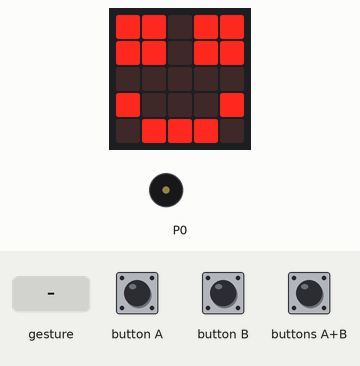
Bench run of a program on a simulated BBC micro:bit (MakeCode). On the bench: the board's 5×5 LED display, buzzer (waves = sounding). The inputs (shaded band) are chosen by the test bench. A tilt is held for 1.5 s and a shake lasts 1 s, then the board lies face up again; the 48×5 strip is a reading aid, not a part: it shows the text the display is scrolling, unrolled, one strip-width of it at a time.

Above: at 6.2 s.
6.3 s: button A pressed for 0.15 s
At 6.92 s:
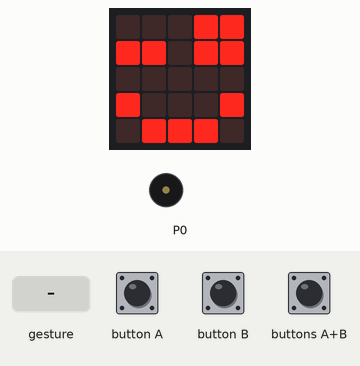
8.6 s: button B pressed for 0.15 s
At 8.98 s:
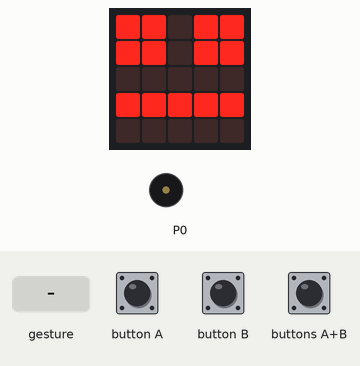
10.6 s: buttons A+B pressed for 0.15 s
At 11.04 s:
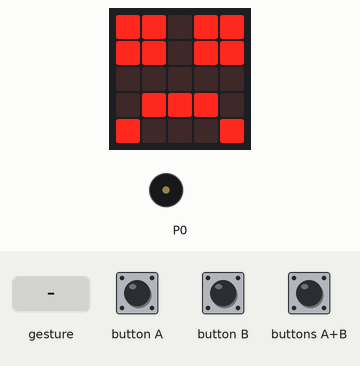
12.7 s: gesture 'tilt right'
At 13.1 s:
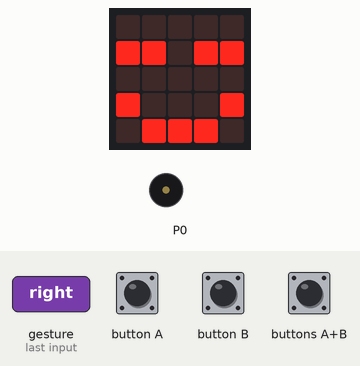
14.8 s: gesture 'tilt left'
At 15.16 s:
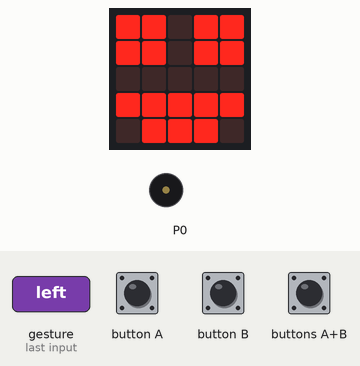
Timing chart, 0 to 17.8 s (numbered marks = the images above; inputs shaded):
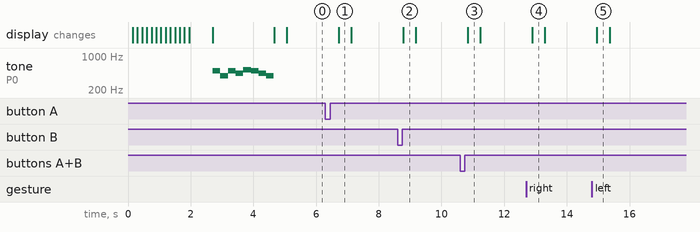

The program:

main.ts
```typescript
input.onGesture(Gesture.TiltRight, function () {
    basic.showLeds(`
        . . . . .
        # # . # #
        . . . . .
        # . . . #
        . # # # .
        `)
})
input.onButtonPressed(Button.A, function () {
    basic.showLeds(`
        . . . # #
        # # . # #
        . . . . .
        # . . . #
        . # # # .
        `)
})
input.onGesture(Gesture.TiltLeft, function () {
    basic.showLeds(`
        # # . # #
        # # . # #
        . . . . .
        # # # # #
        . # # # .
        `)
})
input.onButtonPressed(Button.AB, function () {
    basic.showLeds(`
        # # . # #
        # # . # #
        . . . . .
        . # # # .
        # . . . #
        `)
})
input.onButtonPressed(Button.B, function () {
    basic.showLeds(`
        # # . # #
        # # . # #
        . . . . .
        # # # # #
        . . . . .
        `)
})
basic.showString("Hi")
music.playMelody("B G B A C5 B A G ", 250)
basic.showLeds(`
    # # # # #
    # # # # #
    # # # # #
    # # # # #
    # # # # #
    `)
basic.forever(function () {
    basic.showLeds(`
        # # . # #
        # # . # #
        . . . . .
        # . . . #
        . # # # .
        `)
})
```

test.ts
```typescript
// Hier kann man Tests durchführen; diese Datei wird nicht kompiliert, wenn dieses Paket als Erweiterung verwendet wird.
```

Measured:
- after the input at 6.3 s, the display: changes after 0.42 s (image 1)
- after the input at 8.6 s, the display: changes after 0.18 s (image 2)
- after the input at 10.6 s, the display: changes after 0.24 s (image 3)
- after the input at 12.7 s, the display: changes after 0.20 s (image 4)
- after the input at 14.8 s, the display: changes after 0.16 s (image 5)
- what the display in image 1 shows lasts 0.4 s, from 6.7 s to 7.1 s
